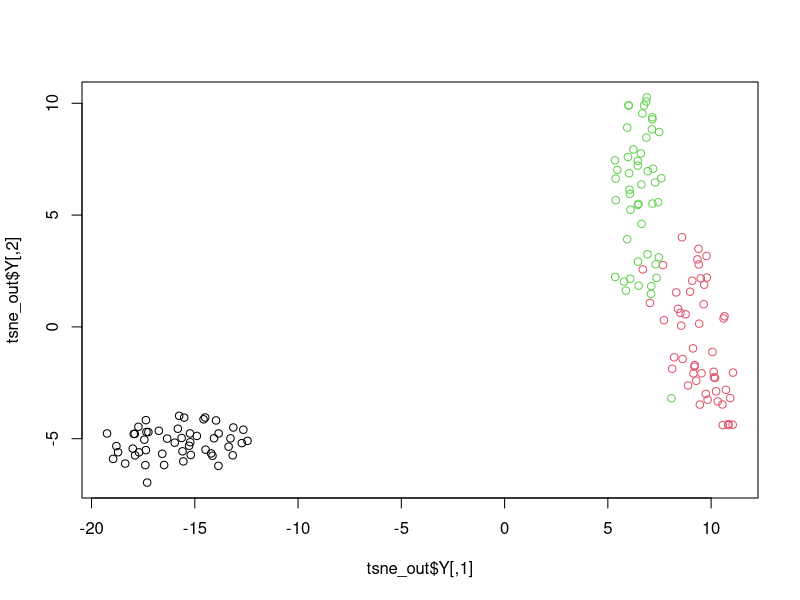
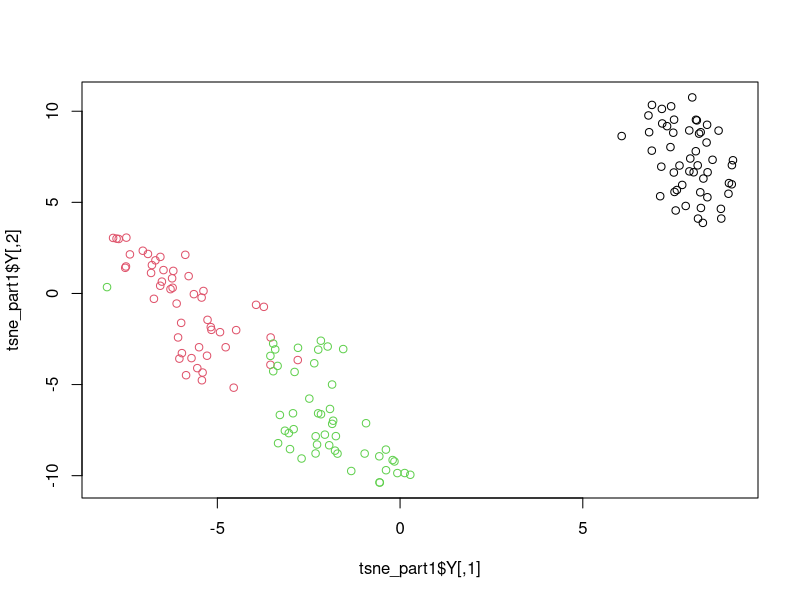
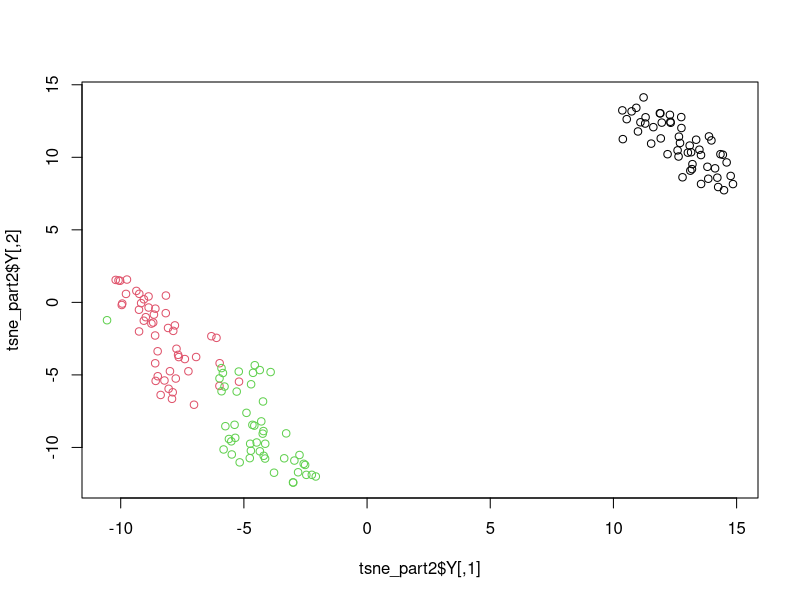

Reproduce these figures in R, in order. (Note: this script raises an error after producing the figures.)
## ---- chunk 1
knitr::opts_chunk$set(
  collapse = TRUE,
  comment = "#>",
  fig.path = "README-"
)
## ---- chunk 2
library(Rtsne) # Load package
iris_unique <- unique(iris) # Remove duplicates
set.seed(42) # Sets seed for reproducibility
tsne_out <- Rtsne(as.matrix(iris_unique[,1:4])) # Run TSNE
plot(tsne_out$Y,col=iris_unique$Species) # Plot the result
## ---- chunk 3
tsne_part1 <- Rtsne(iris_unique[,1:4], theta = 0.0, pca = FALSE, max_iter = 350)
plot(tsne_part1$Y, col = iris_unique$Species)
## ---- chunk 4
tsne_part2 <- Rtsne(iris_unique[,1:4], theta = 0.0, pca = FALSE, max_iter = 150, Y_init=tsne_part1$Y)
plot(tsne_part2$Y, col = iris_unique$Species)
## ---- chunk 5
av <- aggregate(iris_matrix, by = list(species=iris_unique$Species), FUN = mean)
x <- rbind(iris_matrix, av[,2:5])
f <- c(rep(TRUE, nrow(iris_matrix)), rep(FALSE, 3))
yin <- rbind(tsne_part2$Y, matrix(rep(0,6), nrow = 3))
y <- Rtsne(x, theta = 0.0, pca = FALSE, Y_init = yin, fix = f)
plot(y$Y, col = c(iris_unique$Species, 3, 1, 2)) # Mix the outline colour
na <- nrow(y$Y)
nn <- na - nrow(av) + 1
points(y$Y[nn:na,], col = 1:3, pch = 20)
